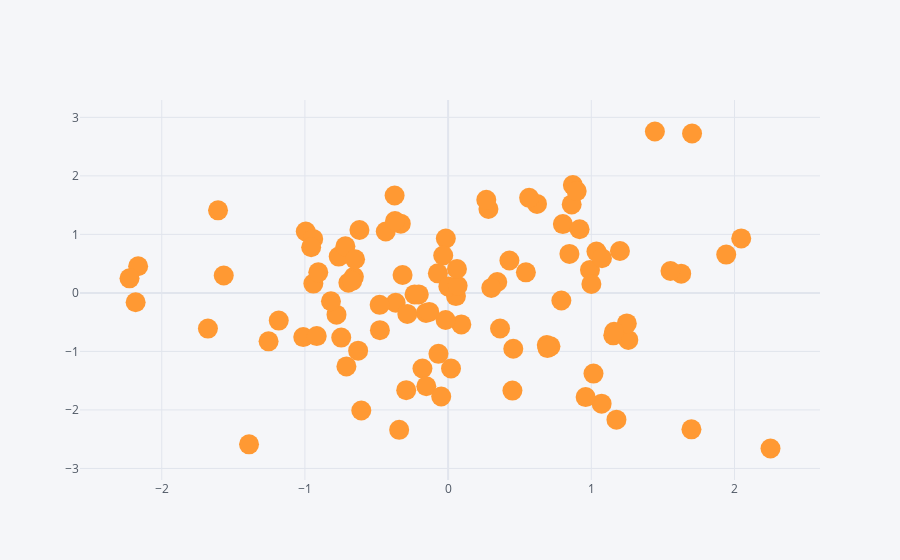

The notebook cell saved with this chart:
### Code cell
df.iplot(kind = 'scatter',x='A',y='B',mode = 'markers',size = 20)
